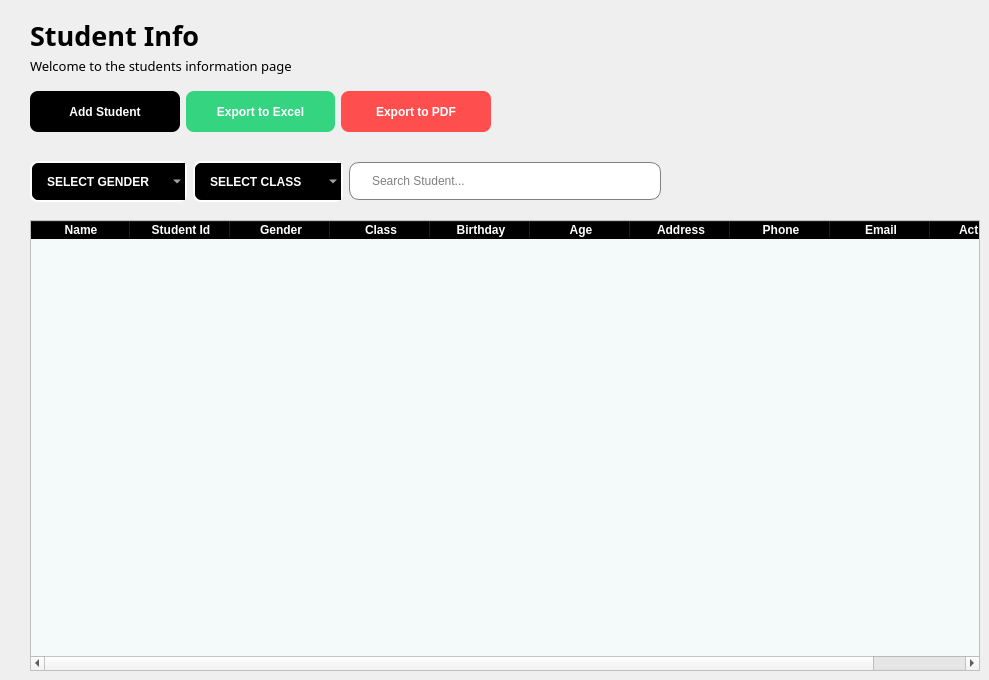
          <widget class="QWidget" name="page_3">
           <widget class="QLabel" name="label_9">
            <property name="geometry">
             <rect>
              <x>30</x>
              <y>10</y>
              <width>181</width>
              <height>51</height>
             </rect>
            </property>
            <property name="font">
             <font>
              <family>Poppins SemiBold</family>
              <pointsize>20</pointsize>
              <bold>true</bold>
             </font>
            </property>
            <property name="text">
             <string>Student Info</string>
            </property>
           </widget>
           <widget class="QLabel" name="label_19">
            <property name="geometry">
             <rect>
              <x>30</x>
              <y>50</y>
              <width>301</width>
              <height>31</height>
             </rect>
            </property>
            <property name="font">
             <font>
              <family>Poppins</family>
              <pointsize>10</pointsize>
              <bold>false</bold>
             </font>
            </property>
            <property name="text">
             <string>Welcome to the students information page</string>
            </property>
           </widget>
           <widget class="QTableWidget" name="studentInfo_table">
            <property name="geometry">
             <rect>
              <x>30</x>
              <y>220</y>
              <width>950</width>
              <height>451</height>
             </rect>
            </property>
            <property name="styleSheet">
             <string notr="true">QHeaderView::section{
	font-weight: bold;
	background-color:black;
	color:white;
}

QTableWidget{
	alternate-background-color: #B0EDFB;
	background-color: #F4F9FA;
}</string>
            </property>
            <property name="alternatingRowColors">
             <bool>true</bool>
            </property>
            <column>
             <property name="text">
              <string>Name</string>
             </property>
            </column>
            <column>
             <property name="text">
              <string>Student Id</string>
             </property>
            </column>
            <column>
             <property name="text">
              <string>Gender</string>
             </property>
            </column>
            <column>
             <property name="text">
              <string>Class</string>
             </property>
            </column>
            <column>
             <property name="text">
              <string>Birthday</string>
             </property>
            </column>
            <column>
             <property name="text">
              <string>Age</string>
             </property>
            </column>
            <column>
             <property name="text">
              <string>Address</string>
             </property>
            </column>
            <column>
             <property name="text">
              <string>Phone</string>
             </property>
            </column>
            <column>
             <property name="text">
              <string>Email</string>
             </property>
            </column>
            <column>
             <property name="text">
              <string>Actions</string>
             </property>
            </column>
           </widget>
           <widget class="QWidget" name="layoutWidget">
            <property name="geometry">
             <rect>
              <x>30</x>
              <y>90</y>
              <width>461</width>
              <height>43</height>
             </rect>
            </property>
            <layout class="QHBoxLayout" name="horizontalLayout_6">
             <item>
              <widget class="QPushButton" name="addStudent_btn">
               <property name="minimumSize">
                <size>
                 <width>0</width>
                 <height>41</height>
                </size>
               </property>
               <property name="styleSheet">
                <string notr="true">QPushButton{
	background-color: rgb(0, 0, 0);
	color:white;
	border:none;
	border-radius:8px;
	font-weight:bold;
	font-size: 12px;
}</string>
               </property>
               <property name="text">
                <string>Add Student</string>
               </property>
               <property name="icon">
                <iconset>
                 <normaloff>:/ /Icons/add student.png</normaloff>:/ /Icons/add student.png</iconset>
               </property>
              </widget>
             </item>
             <item>
              <widget class="QPushButton" name="excelExport_btn">
               <property name="minimumSize">
                <size>
                 <width>0</width>
                 <height>41</height>
                </size>
               </property>
               <property name="styleSheet">
                <string notr="true">QPushButton{
	background-color:#34D481;
	color:white;
	border:none;
	border-radius:8px;
	font-weight:bold;
	font-size: 12px;
}</string>
               </property>
               <property name="text">
                <string>Export to Excel</string>
               </property>
               <property name="icon">
                <iconset>
                 <normaloff>:/ /Icons/excel.png</normaloff>:/ /Icons/excel.png</iconset>
               </property>
              </widget>
             </item>
             <item>
              <widget class="QPushButton" name="pdfExport_btn">
               <property name="minimumSize">
                <size>
                 <width>0</width>
                 <height>41</height>
                </size>
               </property>
               <property name="styleSheet">
                <string notr="true">QPushButton{
	background-color: rgb(255, 78, 78);
	color:white;
	border:none;
	border-radius:8px;
	font-weight:bold;
	font-size: 12px;
}</string>
               </property>
               <property name="text">
                <string>Export to PDF</string>
               </property>
               <property name="icon">
                <iconset>
                 <normaloff>:/ /Icons/pdf.png</normaloff>:/ /Icons/pdf.png</iconset>
               </property>
              </widget>
             </item>
            </layout>
           </widget>
           <widget class="QWidget" name="layoutWidget">
            <property name="geometry">
             <rect>
              <x>30</x>
              <y>160</y>
              <width>631</width>
              <height>43</height>
             </rect>
            </property>
            <layout class="QHBoxLayout" name="horizontalLayout_7">
             <item>
              <widget class="QComboBox" name="select_gender">
               <property name="minimumSize">
                <size>
                 <width>150</width>
                 <height>0</height>
                </size>
               </property>
               <property name="styleSheet">
                <string notr="true">QComboBox{
	border:2px solid white;
	border-radius: 8px;
	padding: 1px 18px 1px 3px;
	background-color:black;
	color : white;
	height: 35px;
	padding-left: 15px;
	font-weight: bold;
	selection-background-color: #2980B9;
}</string>
               </property>
               <item>
                <property name="text">
                 <string>SELECT GENDER</string>
                </property>
               </item>
               <item>
                <property name="text">
                 <string>Male</string>
                </property>
               </item>
               <item>
                <property name="text">
                 <string>Female</string>
                </property>
               </item>
              </widget>
             </item>
             <item>
              <widget class="QComboBox" name="select_class">
               <property name="minimumSize">
                <size>
                 <width>150</width>
                 <height>0</height>
                </size>
               </property>
               <property name="styleSheet">
                <string notr="true">QComboBox{
	border:2px solid white;
	border-radius: 8px;
	padding: 1px 18px 1px 3px;
	background-color:black;
	color : white;
	height: 35px;
	padding-left: 15px;
	font-weight: bold;
	selection-background-color: #2980B9;
}</string>
               </property>
               <item>
                <property name="text">
                 <string>SELECT CLASS</string>
                </property>
               </item>
               <item>
                <property name="text">
                 <string>Grade 1</string>
                </property>
               </item>
               <item>
                <property name="text">
                 <string>Grade 2</string>
                </property>
               </item>
               <item>
                <property name="text">
                 <string>Grade 3</string>
                </property>
               </item>
               <item>
                <property name="text">
                 <string>Grade 4</string>
                </property>
               </item>
               <item>
                <property name="text">
                 <string>Grade 5</string>
                </property>
               </item>
               <item>
                <property name="text">
                 <string>Grade 6</string>
                </property>
               </item>
               <item>
                <property name="text">
                 <string>Grade 7</string>
                </property>
               </item>
               <item>
                <property name="text">
                 <string>Grade 8</string>
                </property>
               </item>
               <item>
                <property name="text">
                 <string>Grade 9</string>
                </property>
               </item>
               <item>
                <property name="text">
                 <string>Grade 10</string>
                </property>
               </item>
               <item>
                <property name="text">
                 <string>Grade 11</string>
                </property>
               </item>
               <item>
                <property name="text">
                 <string>Grade 12</string>
                </property>
               </item>
              </widget>
             </item>
             <item>
              <widget class="QLineEdit" name="search_student">
               <property name="minimumSize">
                <size>
                 <width>0</width>
                 <height>38</height>
                </size>
               </property>
               <property name="maximumSize">
                <size>
                 <width>16777215</width>
                 <height>38</height>
                </size>
               </property>
               <property name="styleSheet">
                <string notr="true">QLineEdit{
	padding-left:20px;
	border: 1px solid gray;
	border-radius: 10px;
}</string>
               </property>
               <property name="placeholderText">
                <string>Search Student...</string>
               </property>
              </widget>
             </item>
            </layout>
           </widget>
          </widget>
